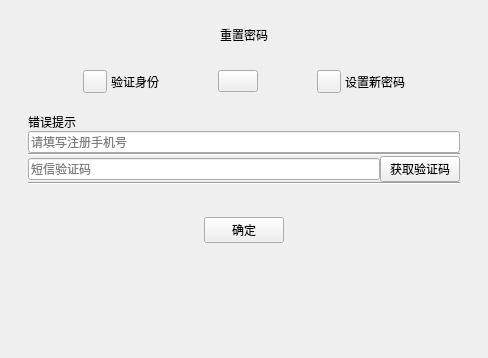
<?xml version="1.0" encoding="UTF-8"?>
<ui version="4.0">
 <class>ResetPasswordForm01</class>
 <widget class="QWidget" name="ResetPasswordForm01">
  <property name="geometry">
   <rect>
    <x>0</x>
    <y>0</y>
    <width>488</width>
    <height>358</height>
   </rect>
  </property>
  <property name="windowTitle">
   <string>Form</string>
  </property>
  <layout class="QVBoxLayout" name="verticalLayout_4">
   <property name="spacing">
    <number>0</number>
   </property>
   <property name="leftMargin">
    <number>28</number>
   </property>
   <property name="topMargin">
    <number>0</number>
   </property>
   <property name="rightMargin">
    <number>28</number>
   </property>
   <property name="bottomMargin">
    <number>0</number>
   </property>
   <item>
    <layout class="QVBoxLayout" name="verticalLayout_3">
     <item>
      <layout class="QHBoxLayout" name="horizontalLayout_4">
       <property name="topMargin">
        <number>26</number>
       </property>
       <property name="bottomMargin">
        <number>26</number>
       </property>
       <item>
        <widget class="QLabel" name="resetPsdLabel">
         <property name="text">
          <string>重置密码</string>
         </property>
         <property name="alignment">
          <set>Qt::AlignCenter</set>
         </property>
        </widget>
       </item>
      </layout>
     </item>
     <item>
      <layout class="QHBoxLayout" name="horizontalLayout_3">
       <property name="spacing">
        <number>4</number>
       </property>
       <property name="bottomMargin">
        <number>20</number>
       </property>
       <item>
        <spacer name="horizontalSpacer">
         <property name="orientation">
          <enum>Qt::Horizontal</enum>
         </property>
         <property name="sizeHint" stdset="0">
          <size>
           <width>20</width>
           <height>20</height>
          </size>
         </property>
        </spacer>
       </item>
       <item>
        <widget class="QToolButton" name="resetNum1">
         <property name="text">
          <string/>
         </property>
        </widget>
       </item>
       <item>
        <widget class="QLabel" name="resetLabel1">
         <property name="text">
          <string>验证身份</string>
         </property>
        </widget>
       </item>
       <item>
        <spacer name="horizontalSpacer_3">
         <property name="orientation">
          <enum>Qt::Horizontal</enum>
         </property>
         <property name="sizeHint" stdset="0">
          <size>
           <width>20</width>
           <height>20</height>
          </size>
         </property>
        </spacer>
       </item>
       <item>
        <widget class="QPushButton" name="resetArrow">
         <property name="text">
          <string/>
         </property>
        </widget>
       </item>
       <item>
        <spacer name="horizontalSpacer_4">
         <property name="orientation">
          <enum>Qt::Horizontal</enum>
         </property>
         <property name="sizeHint" stdset="0">
          <size>
           <width>20</width>
           <height>20</height>
          </size>
         </property>
        </spacer>
       </item>
       <item>
        <widget class="QToolButton" name="resetNum2">
         <property name="text">
          <string/>
         </property>
        </widget>
       </item>
       <item>
        <widget class="QLabel" name="resetLabel2">
         <property name="text">
          <string>设置新密码</string>
         </property>
        </widget>
       </item>
       <item>
        <spacer name="horizontalSpacer_2">
         <property name="orientation">
          <enum>Qt::Horizontal</enum>
         </property>
         <property name="sizeHint" stdset="0">
          <size>
           <width>20</width>
           <height>20</height>
          </size>
         </property>
        </spacer>
       </item>
      </layout>
     </item>
     <item>
      <widget class="QLabel" name="errorLabel">
       <property name="text">
        <string>错误提示</string>
       </property>
      </widget>
     </item>
     <item>
      <layout class="QVBoxLayout" name="verticalLayout">
       <property name="spacing">
        <number>0</number>
       </property>
       <item>
        <layout class="QHBoxLayout" name="horizontalLayout" stretch="1">
         <item>
          <widget class="QLineEdit" name="mobileLineEdit">
           <property name="placeholderText">
            <string>请填写注册手机号</string>
           </property>
          </widget>
         </item>
        </layout>
       </item>
       <item>
        <widget class="Line" name="line">
         <property name="orientation">
          <enum>Qt::Horizontal</enum>
         </property>
        </widget>
       </item>
      </layout>
     </item>
     <item>
      <layout class="QVBoxLayout" name="verticalLayout_2">
       <property name="spacing">
        <number>0</number>
       </property>
       <property name="bottomMargin">
        <number>32</number>
       </property>
       <item>
        <layout class="QHBoxLayout" name="horizontalLayout_2">
         <property name="spacing">
          <number>0</number>
         </property>
         <item>
          <widget class="QLineEdit" name="idCodeLineEdit">
           <property name="placeholderText">
            <string>短信验证码</string>
           </property>
          </widget>
         </item>
         <item>
          <widget class="QPushButton" name="obtainIdCodeButton">
           <property name="text">
            <string>获取验证码</string>
           </property>
          </widget>
         </item>
        </layout>
       </item>
       <item>
        <widget class="Line" name="line_2">
         <property name="orientation">
          <enum>Qt::Horizontal</enum>
         </property>
        </widget>
       </item>
      </layout>
     </item>
     <item>
      <layout class="QHBoxLayout" name="horizontalLayout_5">
       <item>
        <spacer name="horizontalSpacer_5">
         <property name="orientation">
          <enum>Qt::Horizontal</enum>
         </property>
         <property name="sizeHint" stdset="0">
          <size>
           <width>40</width>
           <height>20</height>
          </size>
         </property>
        </spacer>
       </item>
       <item>
        <widget class="QPushButton" name="resetPushButton">
         <property name="text">
          <string>确定</string>
         </property>
        </widget>
       </item>
       <item>
        <spacer name="horizontalSpacer_6">
         <property name="orientation">
          <enum>Qt::Horizontal</enum>
         </property>
         <property name="sizeHint" stdset="0">
          <size>
           <width>40</width>
           <height>20</height>
          </size>
         </property>
        </spacer>
       </item>
      </layout>
     </item>
     <item>
      <spacer name="verticalSpacer">
       <property name="orientation">
        <enum>Qt::Vertical</enum>
       </property>
       <property name="sizeHint" stdset="0">
        <size>
         <width>20</width>
         <height>40</height>
        </size>
       </property>
      </spacer>
     </item>
    </layout>
   </item>
  </layout>
 </widget>
 <resources/>
 <connections/>
</ui>
